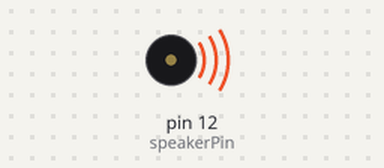
The sketch below on a simulated Arduino Uno, built with avr-gcc and run on an emulated ATmega328P. Parts: buzzer (waves = sounding).

Above: at 0.1 s.
At 9.8 s:
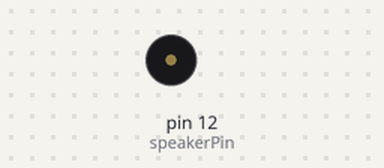
Timing chart, 0 to 11.3 s (numbered marks = the images above):
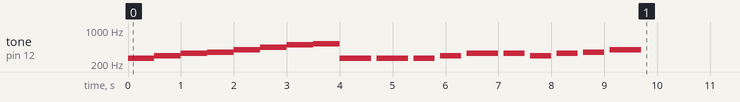

The sketch:

Sound.ino
```cpp
int speakerPin = 12;

int numTones = 8;
int tones[] = {261, 294, 330, 349, 392, 440, 494, 523};
//            mid C  D    E    F    G    A    B    C

void setup()
{
  for (int i = 0; i < numTones; i++)
  {
    tone(speakerPin, tones[i]);
    delay(500);
  }
  noTone(speakerPin);
  tone(speakerPin, tones[0]);
  delay(600);
  noTone(speakerPin);
  delay(100);
  tone(speakerPin, tones[0]);
  delay(600);
  noTone(speakerPin);
  delay(100);
  tone(speakerPin, tones[0]);
  delay(400);
  noTone(speakerPin);
  delay(100);
  tone(speakerPin, tones[1]);
  delay(400);
  noTone(speakerPin);
  delay(100);
  tone(speakerPin, tones[2]);
  delay(600);
  noTone(speakerPin);
  delay(100);
  tone(speakerPin, tones[2]);
  delay(400);
  noTone(speakerPin);
  delay(100);
  tone(speakerPin, tones[1]);
  delay(400);
  noTone(speakerPin);
  delay(100);
  tone(speakerPin, tones[2]);
  delay(400);
  noTone(speakerPin);
  delay(100);
  tone(speakerPin, tones[3]);
  delay(400);
  noTone(speakerPin);
  delay(100);
  tone(speakerPin, tones[4]);
  delay(600);
  noTone(speakerPin);
  delay(100);

  noTone(speakerPin);

}

void loop()
{
}
```
